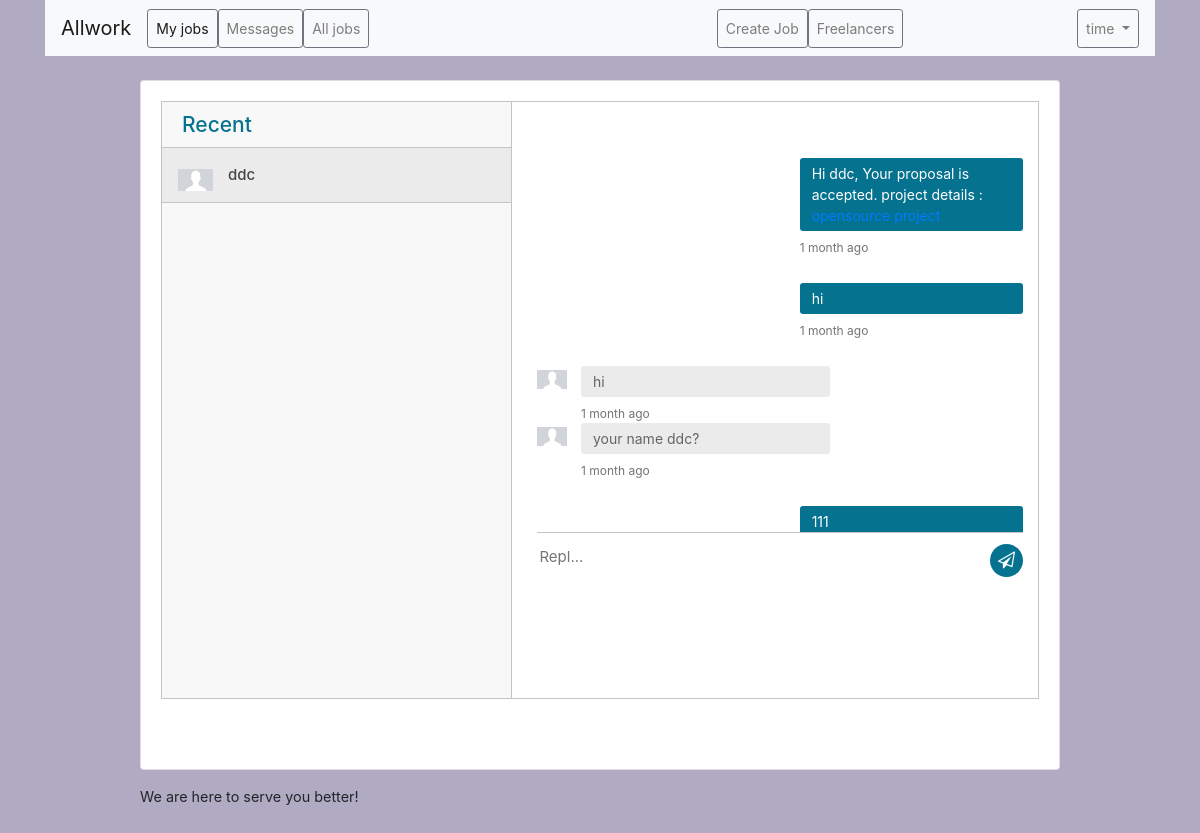
/messages/1 (signed in), run on the app's committed database.
### user/models.py (models this page shows, shortened)
class User(AbstractBaseUser,PermissionsMixin):
    email=models.EmailField(unique=True)#邮箱，唯一属性
    username=models.CharField(max_length=100,unique=True)
    first_name=models.CharField(max_length=100,blank=True,null=True)
    last_name=models.CharField(max_length=100,blank=True,null=True)
    profile_photo = models.ImageField(upload_to='pic_folder',default='pic_folder/default.jpg')
    profile=models.TextField(null=True,blank=True)
    skills=TaggableManager(blank=True)
    is_owner= models.BooleanField('project_owner status',default=False)
    is_freelancer=models.BooleanField('freelancer status',default=False)
    date_created=models.DateTimeField(auto_now_add=True)
    date_modified=models.DateTimeField(auto_now=True)
    is_admin=models.BooleanField(default=False)
    is_superuser = models.BooleanField(default=False)
    is_staff=models.BooleanField(default=False)
    is_active = models.BooleanField(default=True)
    objects=UserManager()
    USERNAME_FIELD = 'username'  # 描述用户模型上用作唯一标识符的字段名称的字符串。
    REQUIRED_FIELDS = ['email', 'first_name', 'last_name']  # 通过createsuperuser管理命令创建用户时将提示的字段名称列表。
    class Meta:
        verbose_name="user"
        verbose_name_plural="users"

### direct_messages/models.py (models this page shows, shortened)
class Message(models.Model):
    content = models.TextField('Contend')  # 消息文本
    sender = models.ForeignKey(
        AUTH_USER_MODEL, on_delete=models.CASCADE,
        related_name='send_dm', verbose_name='Sender',
    )
    recipient = models.ForeignKey(
        AUTH_USER_MODEL, on_delete=models.CASCADE,
        related_name='received_dm', verbose_name='Recipient',
    )
    sent_at = models.DateTimeField('sent at', auto_now_add=True)  # 发送时间
    read_at = models.DateTimeField('read at', null=True, blank=True)  # 读取时间
    class Meta:
        ordering = ['-sent_at']

### direct_messages/views.py (the view, shortened to what this page needs)
# urls.py: path('<int:pk>', MessageDetailView.as_view(), name='user_message'),
class MessageDetailView(CreateView):
    model = ChatRoom
    form_class = MessageForm
    template_name = 'direct_messages/direct_messages.html'
    def get_context_data(self, **kwargs):
        chat_id = self.kwargs.get('pk')
        chatroom = ChatRoom.objects.get(pk=chat_id)
        message = Message.objects.filter(
            sender=chatroom.sender,
            recipient=chatroom.recipient,
        ).first()
        if not message:
            message = Message.objects.filter(sender=chatroom.sender, recipient=chatroom.recipient).first()
        user = self.request.user
        kwargs['active_conversation'] = message
        current_conversations = MessagingService().get_conversation(user=self.request.user)
        kwargs['conversations']=current_conversations
        if user == message.sender:
            active_recipient = message.recipient
        else:
            active_recipient = message.sender
        running_conversations = MessagingService().get_active_conversations(user,active_recipient)
        kwargs['running_conversations'] = running_conversations
        return super().get_context_data(**kwargs)

### direct_messages/forms.py
class MessageForm(ModelForm):
    content = forms.CharField(
        max_length=1000,
        required=True,
        widget=forms.TextInput(
            attrs={'class': 'write_msg', 'name': 'content', 'placeholder': 'Repl...'}
        )
    )
    class Meta:
        model = Message
        fields = ['content']

### direct_messages/services.py (called while the page is built)
    def get_conversation(self, user):
        chatrooms = ChatRoom.objects.filter(Q(sender=user) | Q(recipient=user))
        chatrooms_mapper = []
        for chatroom in chatrooms:
            chatroom_dict={}
            chatroom_dict['pk'] = chatroom.pk
            if user ==chatroom.sender:
                recipient = chatroom.recipient
            else:
                recipient = chatroom.sender
            chatroom_dict['recipient']=recipient
            chatrooms_mapper.append(chatroom_dict)
        return chatrooms_mapper

    def get_active_conversations(self, sender,recipient):
        active_conversations = Message.objects.filter(
            ((Q(sender=sender) & Q(recipient=recipient)) | (Q(sender=recipient) & Q(recipient=sender)))
        ).order_by('sent_at')
        return  active_conversations

### direct_messages/templates/direct_messages/direct_messages.html (shortened to what this page needs)
{% extends 'base.html' %}
{% load humanize %}
{% load static %}
{% load crispy_forms_tags %}
{% block styles %}
    <link rel="stylesheet" href="{% static 'css/message.css' %}">
{% endblock %}
{% block content %}
    <div class="messaging">
        <div class="inbox_msg">
            <div class="inbox_people">
                <div class="headind_srch">
                    <div class="recent_heading">
                        <h4>Recent</h4>
                    </div>
                </div>
                    <div class="inbox_chat">
                        {% for chat in conversations %}
                            <div class="chat_list {% if forloop.counter == 1 %} active_chat {% endif %} ">
                                <a style="display: block;
                                   height: 100%;
                                   width: 100%;
                                   text-decoration: none;"
                                   href="{% url 'direct_messages:user_message' chat.pk %}" class="fill-div">
                                    <div class="chat_people" >
                                        <div class="chat_img" >
                                            <img src="{{ MEDIA_URL }}{{ chat.recipient.profile_photo.url }}" alt="sunil">
                                        </div>
                                        <div class="chat_ib" >
                                            <h5>{{ chat.recipient }}</h5>
                                        </div>
                                    </div>
                                </a>
                            </div>
                        {% endfor %}
                    </div>
                </div>
                <div class="mesgs">
                    <div class="msg_history">
                        {% for conversation in running_conversations %}
                            {% if user == conversation.sender %}
                                <div class="outgoing_msg">
                                    <div class="sent_msg">
                                        <p>{{ conversation.content | safe }}</p>
                                        <span class="time_date">{{ conversation.sent_at | naturaltime }}</span>
                                    </div>
                                </div>
                            {% else %}
                                <div class="incoming_msg">
                                    <div class="incoming_msg_img">
                                        <img src="{{ MEDIA_URL }}{{ conversation.sender.profile_photo.url }}" alt="{{ conversation.sender.username }}">
                                    </div>
                                    <div class="received_msg">
                                        <div class="received_withd_msg">
                                            <p>{{ conversation.content | safe }}</p>
                                            <span class="time_date">{{ conversation.sent_at | naturaltime }}</span>
                                        </div>
                                    </div>
                                </div>
                            {% endif %}
                        {% endfor %}
                    </div>
                    <div class="type_msg">
                        <div class="input_msg_write">
                            <form method="post" novalidate>
                                {% for field in form %}
                                    {{ field }}
                                {% endfor %}
                                <button class="msg_send_btn" type="submit"><i class="fa fa-paper-plane-o" aria-hidden="true"></i></button>
                            </form>
                        </div>
                    </div>
                </div>
        </div>
    </div>
{% endblock %}

### templates/base.html (shortened to what this page needs)
{% load static %}
<!DOCTYPE html>
<html lang="en">
<head>
    <link rel="stylesheet" href="https://maxcdn.bootstrapcdn.com/bootstrap/4.0.0/css/bootstrap.min.css">
    <link rel="stylesheet" href="https://cdnjs.cloudflare.com/ajax/libs/font-awesome/4.7.0/css/font-awesome.min.css">
    <link rel="stylesheet" type="text/css" href="{% static 'css/fontello.css' %}" />
    <link rel="stylesheet" type="text/css" href="{% static 'css/app.css' %}" />
    {% if user.is_authenticated and user.is_owner %}
      <link rel="stylesheet" type="text/css" href="{% static 'css/owners.css' %}">
    {% else %}
      <link rel="stylesheet" type="text/css" href="{% static 'css/freelancers.css' %}">
    {% endif %}
    {% block styles %}
    {% endblock %}
</head>
<body>
    <div class="container">
        <nav class="navbar navbar-expand-lg navbar-light bg-light">
            <a class="navbar-brand" href="{% url 'home' %}" >Allwork</a>
            {% if user.is_authenticated %}
                <div class="collapse navbar-collapse" id="navbarNavDropdown">
                    <ul class="navbar-nav">
                        <li class="nav-item active">
                            <a class="nav-link btn btn-sm btn-outline-secondary float-right" href="{% url 'user:job_profile' user.username %}" >My jobs </a>
                        </li>
                        <li>
                            <a  href="{% url 'direct_messages:list_message' %}" class=" nav-link  btn btn-sm btn-outline-secondary float-right" type="button">Messages</a>
                        </li>
                        <li>
                            <a  href="{% url 'jobs:job_list' %}" class=" nav-link  btn btn-sm btn-outline-secondary float-right" type="button">All jobs</a>
                        </li>
                    </ul>
                </div>
            {% else %}
                <a href="{% url 'user:login' %}" class="btn btn-outline-success" role="button">Log in</a>
                <a href="{% url 'user:signup' %}" class="btn btn-outline-success" role="button">Sign up</a>
            {% endif %}
            {% if user.is_authenticated and user.is_owner %}
            <div class="collapse navbar-collapse justify-content-end" id="navbarCollapse">
                <ul class="navbar-nav">
                        <li class="nav-item">
                            <a href="{% url 'jobs:job_add'  %}" class="nav-link  btn btn-sm btn-outline-secondary float-right" type="button">Create Job</a>
                        </li>
                        <li class="nav-item">
                            <a href="{% url 'user:list_freelancer'%}" class="nav-link  btn btn-sm btn-outline-secondary float-right" type="button">Freelancers</a>
                        </li>
                </ul>
            </div>
            {% endif %}
            {% if user.is_authenticated %}
                <div class="collapse navbar-collapse justify-content-end" id="navbarCollapse">
                    <ul class="navbar-nav">
                        <li class="nav-item dropdown">
                        <a class="nav-link dropdown-toggle btn btn-sm btn-outline-secondary float-right" href="#" id="navbarDropdownMenuLink" data-toggle="dropdown" aria-haspopup="true" aria-expanded="false">
                            {{ user.username }}
                        </a>
                        </li>
                    </ul>
                </div>
            {% endif %}
        </nav>
    </div>
    <div class="container my-4">
        <div class="row justify-content-center">
            <div class="col-md-10 col-sm-12">
                <div class="card mb-3">
                    <div class="card-body">
                        {% block content %}
                        {% endblock %}
                    </div >
                </div>
                <footer>
                    We are here to serve you better!
                </footer>
            </div>
        </div>
    </div>
</body>
</html>

### static/css/app.css (style rules this page uses)
footer { font-size: .9rem; }

### user/static/css/owners.css (style rules this page uses)
body { background-color: #b0aac2; }

### direct_messages/static/css/message.css (style rules this page uses)
img { max-width:100%; }
.inbox_people { background: #f8f8f8 none repeat scroll 0 0; float: left; overflow: hidden; width: 40%; border-right:1px solid #c4c4c4; }
.inbox_msg { border: 1px solid #c4c4c4; clear: both; overflow: hidden; }
.recent_heading { float: left; width:40%; }
.headind_srch { padding:10px 29px 10px 20px; overflow:hidden; border-bottom:1px solid #c4c4c4; }
.recent_heading h4 { color: #05728f; font-size: 21px; margin: auto; }
.chat_ib h5 { font-size:15px; color:#464646; margin:0 0 8px 0; }
.chat_img { float: left; width: 11%; }
.chat_ib { float: left; padding: 0 0 0 15px; width: 88%; }
.chat_people { overflow:hidden; clear:both; }
.chat_list { border-bottom: 1px solid #c4c4c4; margin: 0; padding: 18px 16px 10px; }
.inbox_chat { height: 550px; overflow-y: scroll; }
.active_chat { background:#ebebeb; }
.incoming_msg_img { display: inline-block; width: 6%; }
.received_msg { display: inline-block; padding: 0 0 0 10px; vertical-align: top; width: 92%; }
.received_withd_msg p { background: #ebebeb none repeat scroll 0 0; border-radius: 3px; color: #646464; font-size: 14px; margin: 0; padding: 5px 10px 5px 12px; width: 100%; }
.time_date { color: #747474; display: block; font-size: 12px; margin: 8px 0 0; }
.received_withd_msg { width: 57%; }
.mesgs { float: left; padding: 30px 15px 0 25px; width: 60%; }
.sent_msg p { background: #05728f none repeat scroll 0 0; border-radius: 3px; font-size: 14px; margin: 0; color:#fff; padding: 5px 10px 5px 12px; width:100%; }
.outgoing_msg { overflow:hidden; margin:26px 0 26px; }
.sent_msg { float: right; width: 46%; }
.input_msg_write input { background: rgba(0, 0, 0, 0) none repeat scroll 0 0; border: medium none; color: #4c4c4c; font-size: 15px; min-height: 48px; width: 100%; }
.type_msg { border-top: 1px solid #c4c4c4;position: relative; }
.msg_send_btn { background: #05728f none repeat scroll 0 0; border: medium none; border-radius: 50%; color: #fff; cursor: pointer; font-size: 17px; height: 33px; position: absolute; right: 0; top: 11px; width: 33px; }
.messaging { padding: 0 0 50px 0; }
.msg_history { height: 400px; overflow-y: auto; }

### data on the page
User: username "time"
User: recipient.profile_photo (placeholder picture), recipient "ddc"
Message: content "Hi ddc, Your proposal is accepted. project details :", sent_at "1 month ago"
Message: content "hi", sent_at "1 month ago"
Message: sender.profile_photo (placeholder picture), content "hi", sent_at "1 month ago"
Message: sender.profile_photo (placeholder picture), content "your name ddc?", sent_at "1 month ago"
Message: content "111"
